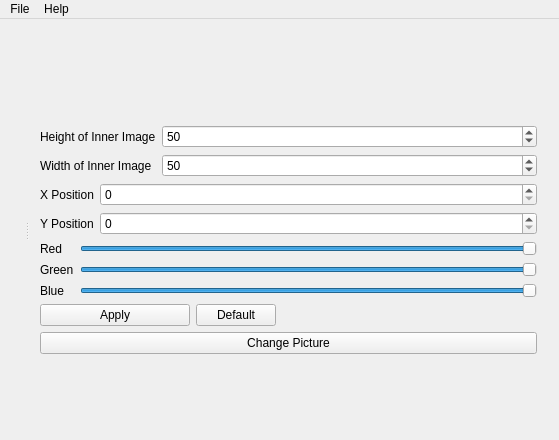
<?xml version="1.0" encoding="UTF-8"?>
<ui version="4.0">
 <class>MainWindow</class>
 <widget class="QMainWindow" name="MainWindow">
  <property name="enabled">
   <bool>true</bool>
  </property>
  <property name="geometry">
   <rect>
    <x>0</x>
    <y>0</y>
    <width>559</width>
    <height>440</height>
   </rect>
  </property>
  <property name="minimumSize">
   <size>
    <width>0</width>
    <height>0</height>
   </size>
  </property>
  <property name="windowTitle">
   <string>Blurry</string>
  </property>
  <property name="windowIcon">
   <iconset resource="resources.qrc">
    <normaloff>:/rsc/rsc/logo.jpeg</normaloff>:/rsc/rsc/logo.jpeg</iconset>
  </property>
  <widget class="QWidget" name="centralWidget">
   <layout class="QVBoxLayout" name="verticalLayout">
    <item>
     <widget class="QSplitter" name="splitter">
      <property name="orientation">
       <enum>Qt::Horizontal</enum>
      </property>
      <widget class="QLabel" name="image_label">
       <property name="text">
        <string/>
       </property>
      </widget>
      <widget class="QWidget" name="verticalLayoutWidget">
       <layout class="QVBoxLayout" name="settings_verticalLayout">
        <item>
         <spacer name="up_verticalSpacer">
          <property name="orientation">
           <enum>Qt::Vertical</enum>
          </property>
          <property name="sizeHint" stdset="0">
           <size>
            <width>20</width>
            <height>40</height>
           </size>
          </property>
         </spacer>
        </item>
        <item>
         <layout class="QFormLayout" name="size_formLayout">
          <item row="1" column="0">
           <widget class="QLabel" name="height_label">
            <property name="text">
             <string>Height of Inner Image</string>
            </property>
           </widget>
          </item>
          <item row="1" column="1">
           <widget class="QSpinBox" name="height_spinBox">
            <property name="minimum">
             <number>25</number>
            </property>
            <property name="value">
             <number>50</number>
            </property>
           </widget>
          </item>
          <item row="2" column="0">
           <widget class="QLabel" name="width_label">
            <property name="text">
             <string>Width of Inner Image</string>
            </property>
           </widget>
          </item>
          <item row="2" column="1">
           <widget class="QSpinBox" name="width_spinBox">
            <property name="minimum">
             <number>25</number>
            </property>
            <property name="value">
             <number>50</number>
            </property>
           </widget>
          </item>
          <item row="0" column="0">
           <widget class="QLabel" name="image_info_label">
            <property name="text">
             <string/>
            </property>
           </widget>
          </item>
         </layout>
        </item>
        <item>
         <layout class="QFormLayout" name="position_formLayout">
          <item row="0" column="0">
           <widget class="QLabel" name="xpos_label">
            <property name="text">
             <string>X Position</string>
            </property>
           </widget>
          </item>
          <item row="1" column="0">
           <widget class="QLabel" name="ypos_label">
            <property name="text">
             <string>Y Position</string>
            </property>
           </widget>
          </item>
          <item row="0" column="1">
           <widget class="QSpinBox" name="xpos_spinBox">
            <property name="value">
             <number>0</number>
            </property>
           </widget>
          </item>
          <item row="1" column="1">
           <widget class="QSpinBox" name="ypos_spinBox">
            <property name="value">
             <number>0</number>
            </property>
           </widget>
          </item>
         </layout>
        </item>
        <item>
         <layout class="QFormLayout" name="color_formLayout">
          <item row="0" column="0">
           <widget class="QLabel" name="red_label">
            <property name="text">
             <string>Red</string>
            </property>
           </widget>
          </item>
          <item row="0" column="1">
           <widget class="QSlider" name="red_horizontalSlider">
            <property name="maximum">
             <number>100</number>
            </property>
            <property name="value">
             <number>100</number>
            </property>
            <property name="orientation">
             <enum>Qt::Horizontal</enum>
            </property>
           </widget>
          </item>
          <item row="1" column="0">
           <widget class="QLabel" name="green_label">
            <property name="text">
             <string>Green</string>
            </property>
           </widget>
          </item>
          <item row="1" column="1">
           <widget class="QSlider" name="green_horizontalSlider">
            <property name="maximum">
             <number>100</number>
            </property>
            <property name="value">
             <number>100</number>
            </property>
            <property name="orientation">
             <enum>Qt::Horizontal</enum>
            </property>
           </widget>
          </item>
          <item row="2" column="0">
           <widget class="QLabel" name="blue_label">
            <property name="text">
             <string>Blue</string>
            </property>
           </widget>
          </item>
          <item row="2" column="1">
           <widget class="QSlider" name="blue_horizontalSlider">
            <property name="maximum">
             <number>100</number>
            </property>
            <property name="value">
             <number>100</number>
            </property>
            <property name="orientation">
             <enum>Qt::Horizontal</enum>
            </property>
           </widget>
          </item>
         </layout>
        </item>
        <item>
         <layout class="QFormLayout" name="image_button_formLayout">
          <property name="horizontalSpacing">
           <number>6</number>
          </property>
          <property name="verticalSpacing">
           <number>6</number>
          </property>
          <item row="0" column="0">
           <widget class="QPushButton" name="apply_pushButton">
            <property name="minimumSize">
             <size>
              <width>150</width>
              <height>0</height>
             </size>
            </property>
            <property name="text">
             <string>Apply</string>
            </property>
           </widget>
          </item>
          <item row="0" column="1">
           <widget class="QPushButton" name="default_picture_pushButton">
            <property name="sizePolicy">
             <sizepolicy hsizetype="Fixed" vsizetype="Fixed">
              <horstretch>0</horstretch>
              <verstretch>0</verstretch>
             </sizepolicy>
            </property>
            <property name="text">
             <string>Default</string>
            </property>
           </widget>
          </item>
         </layout>
        </item>
        <item>
         <widget class="QPushButton" name="change_picture_pushButton">
          <property name="text">
           <string>Change Picture</string>
          </property>
         </widget>
        </item>
        <item>
         <spacer name="down_verticalSpacer">
          <property name="orientation">
           <enum>Qt::Vertical</enum>
          </property>
          <property name="sizeHint" stdset="0">
           <size>
            <width>20</width>
            <height>40</height>
           </size>
          </property>
         </spacer>
        </item>
       </layout>
      </widget>
     </widget>
    </item>
   </layout>
  </widget>
  <widget class="QMenuBar" name="menuBar">
   <property name="geometry">
    <rect>
     <x>0</x>
     <y>0</y>
     <width>559</width>
     <height>22</height>
    </rect>
   </property>
   <widget class="QMenu" name="menuAbout">
    <property name="title">
     <string>Help</string>
    </property>
    <addaction name="actionAbout_Program"/>
    <addaction name="actionAbout_Me"/>
   </widget>
   <widget class="QMenu" name="menuFile">
    <property name="title">
     <string>File</string>
    </property>
    <addaction name="actionQuit"/>
   </widget>
   <addaction name="menuFile"/>
   <addaction name="menuAbout"/>
  </widget>
  <action name="actionAbout_Me">
   <property name="text">
    <string>About Me</string>
   </property>
   <property name="shortcut">
    <string>Ctrl+F1</string>
   </property>
  </action>
  <action name="actionQuit">
   <property name="text">
    <string>Quit</string>
   </property>
   <property name="shortcut">
    <string>Ctrl+Q</string>
   </property>
  </action>
  <action name="actionAbout_Program">
   <property name="text">
    <string>About Program</string>
   </property>
   <property name="shortcut">
    <string>F1</string>
   </property>
  </action>
 </widget>
 <layoutdefault spacing="6" margin="11"/>
 <tabstops>
  <tabstop>height_spinBox</tabstop>
  <tabstop>width_spinBox</tabstop>
  <tabstop>xpos_spinBox</tabstop>
  <tabstop>ypos_spinBox</tabstop>
  <tabstop>red_horizontalSlider</tabstop>
  <tabstop>green_horizontalSlider</tabstop>
  <tabstop>blue_horizontalSlider</tabstop>
  <tabstop>apply_pushButton</tabstop>
  <tabstop>default_picture_pushButton</tabstop>
  <tabstop>change_picture_pushButton</tabstop>
 </tabstops>
 <resources>
  <include location="resources.qrc"/>
 </resources>
 <connections/>
</ui>
